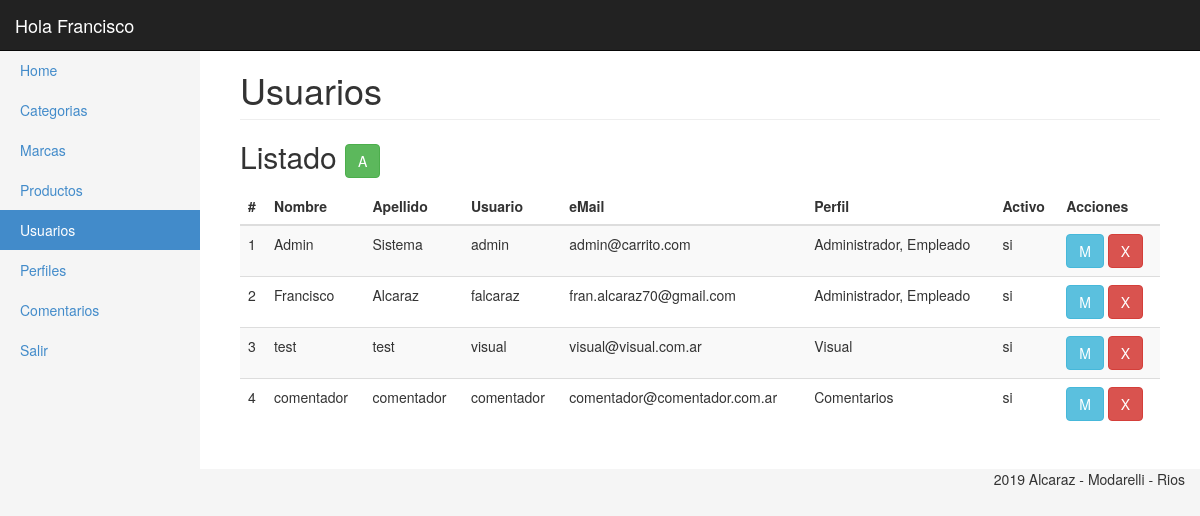
The page /_admin/usuarios.php (signed in) on the database its author committed.
### tables this page shows
CREATE TABLE `usuarios` (
  `id_usuario` int(11) NOT NULL,
  `nombre` varchar(100) NOT NULL,
  `apellido` varchar(100) NOT NULL,
  `usuario` varchar(20) NOT NULL,
  `clave` varchar(50) NOT NULL,
  `email` varchar(100) NOT NULL,
  `tipo` int(2) NOT NULL,
  `activo` tinyint(1) NOT NULL,
  `salt` varchar(50) NOT NULL
);

### _admin/clases/usuarios.php (called while the page is built, shortened)
<?
Class Usuario{
	private $con;
	public function __construct($con){
		$this->con = $con;
	}
	public function getList(){
		$query = "SELECT id_usuario,nombre,apellido,email,usuario,clave,activo
		           FROM usuarios ";
		$resultado = array();
		foreach($this->con->query($query) as $key=>$usuario){
			$resultado[$key] = $usuario;
			$sql = 'SELECT nombre
					  FROM perfil
					  INNER JOIN usuarios_perfiles ON (usuarios_perfiles.perfil_id = perfil.id)
					  WHERE usuarios_perfiles.usuario_id = '.$usuario['id_usuario'];
			foreach($this->con->query($sql) as $key2=>$perfil){
				$resultado[$key]['perfiles'][$key2] = $perfil['nombre'];
			}
		}
            return $resultado;
	}
}
?>

### _admin/usuarios.php (the view, shortened to what this page needs)
<?
require('inc/header.php');
?>
<div class="container-fluid">
      <?$userMenu = 'Usuarios';
	include('inc/side_bar.php');
        ?>
        <div class="col-sm-9 col-md-10 main">
		  <h1 class="page-header">
            Usuarios
          </h1>
          <h2 class="sub-header">Listado
		  <?if(in_array('user.add',$_SESSION['usuario']['permisos'])){?>
				<a href="usuarios_ae.php"><button type="button" class="btn btn-success" title="Modificar">A</button></a>
		  <?}?>
		  </h2>
		   <?if(in_array('user.see',$_SESSION['usuario']['permisos'])){?>
			  <div class="table-responsive">
				<table class="table table-striped">
				  <thead>
					<tr>
					  <th>#</th>
					  <th>Nombre</th>
					  <th>Apellido</th>
					  <th>Usuario</th>
					  <th>eMail</th>
					  <th>Perfil</th>
					  <th>Activo</th>
					  <th>Acciones</th>
					</tr>
				  </thead>
				  <tbody>
					<?
						foreach($user->getList() as $usuario){?>
							<tr>
							  <td><?=$usuario['id_usuario'];?></td>
							  <td><?=$usuario['nombre'];?></td>
							  <td><?=$usuario['apellido'];?></td>
							  <td><?=$usuario['usuario'];?></td>
							  <td><?=$usuario['email'];?></td>
							  <td><?=isset($usuario['perfiles'])?implode(', ',$usuario['perfiles']):'No tiene perfiles asignados';?></td>
							  <td><?=($usuario['activo'])?'si':'no';?></td>
							  <td>
								  <?if(in_array('user.edit',$_SESSION['usuario']['permisos'])){?>
										<a href="usuarios_ae.php?edit=<?=$usuario['id_usuario']?>"><button type="button" class="btn btn-info" title="Modificar">M</button></a>
								  <?}?>
								   <?if(in_array('user.del',$_SESSION['usuario']['permisos'])){?>
										<a href="usuarios.php?del=<?=$usuario['id_usuario']?>"><button type="button" class="btn btn-danger" title="Borrar">X</button></a>
								<?}?>
							  </td>
							</tr>
						<?}?>
				  </tbody>
				</table>
			  </div>
 <?}?>
      </div>
	</div>
</div>
<?include('inc/footer.php');?>

### _admin/css/styles.css (style rules this page uses)
body { padding-top: 50px; background-color: #f5f5f5; }
.main { padding: 20px; background-color: #fff; }
@media (min-width: 768px) { .main { padding-right: 40px; padding-left: 40px; } }
.main .page-header { margin-top: 0; }

### rows shown on the page
usuarios: id_usuario "1", nombre "Admin", apellido "Sistema", usuario "admin", email "admin@carrito.com", perfiles "Administrador, Empleado", activo "si"
usuarios: id_usuario "2", nombre "Francisco", apellido "Alcaraz", usuario "falcaraz", email "fran.alcaraz70@gmail.com", perfiles "Administrador, Empleado", activo "si"
usuarios: id_usuario "3", nombre "test", apellido "test", usuario "visual", email "visual@visual.com.ar", perfiles "Visual", activo "si"
usuarios: id_usuario "4", nombre "comentador", apellido "comentador", usuario "comentador", email "comentador@comentador.com.ar", perfiles "Comentarios", activo "si"

### other values the page prints
$_SESSION['usuario']['nombre'] "Francisco"
